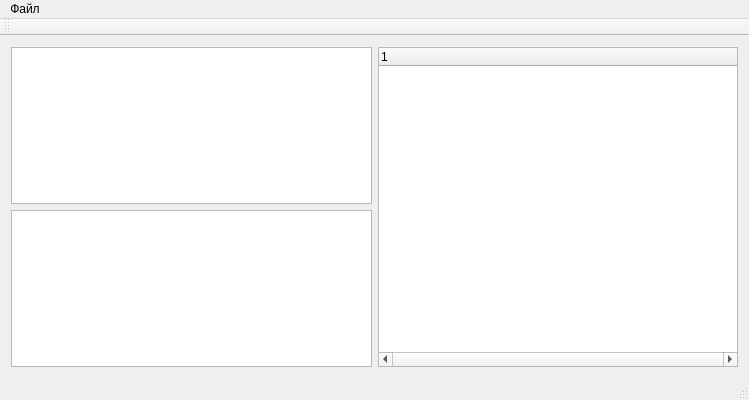
<?xml version="1.0" encoding="UTF-8"?>
<ui version="4.0">
 <class>MainWindowClass</class>
 <widget class="QMainWindow" name="MainWindowClass">
  <property name="geometry">
   <rect>
    <x>0</x>
    <y>0</y>
    <width>749</width>
    <height>400</height>
   </rect>
  </property>
  <property name="windowTitle">
   <string>Транслятор</string>
  </property>
  <widget class="QWidget" name="centralWidget">
   <layout class="QGridLayout" name="gridLayout_2">
    <property name="sizeConstraint">
     <enum>QLayout::SetDefaultConstraint</enum>
    </property>
    <item row="0" column="0">
     <widget class="QTextEdit" name="sourceTxt">
      <property name="font">
       <font>
        <pointsize>10</pointsize>
       </font>
      </property>
     </widget>
    </item>
    <item row="1" column="0">
     <widget class="QTextBrowser" name="outputTxt">
      <property name="font">
       <font>
        <pointsize>10</pointsize>
       </font>
      </property>
     </widget>
    </item>
    <item row="0" column="1" rowspan="2">
     <widget class="QTreeWidget" name="parseTreeView">
      <property name="horizontalScrollBarPolicy">
       <enum>Qt::ScrollBarAlwaysOn</enum>
      </property>
      <attribute name="headerVisible">
       <bool>true</bool>
      </attribute>
      <column>
       <property name="text">
        <string notr="true">1</string>
       </property>
      </column>
     </widget>
    </item>
   </layout>
  </widget>
  <widget class="QMenuBar" name="menuBar">
   <property name="geometry">
    <rect>
     <x>0</x>
     <y>0</y>
     <width>749</width>
     <height>21</height>
    </rect>
   </property>
   <widget class="QMenu" name="menu">
    <property name="title">
     <string>Файл</string>
    </property>
    <addaction name="translateAction"/>
    <addaction name="separator"/>
    <addaction name="action_3"/>
   </widget>
   <addaction name="menu"/>
  </widget>
  <widget class="QToolBar" name="mainToolBar">
   <attribute name="toolBarArea">
    <enum>TopToolBarArea</enum>
   </attribute>
   <attribute name="toolBarBreak">
    <bool>false</bool>
   </attribute>
  </widget>
  <widget class="QStatusBar" name="statusBar"/>
  <action name="translateAction">
   <property name="text">
    <string>Транслировать</string>
   </property>
  </action>
  <action name="action_3">
   <property name="text">
    <string>Выход</string>
   </property>
  </action>
 </widget>
 <layoutdefault spacing="6" margin="11"/>
 <resources>
  <include location="mainwindow.qrc"/>
 </resources>
 <connections/>
</ui>
